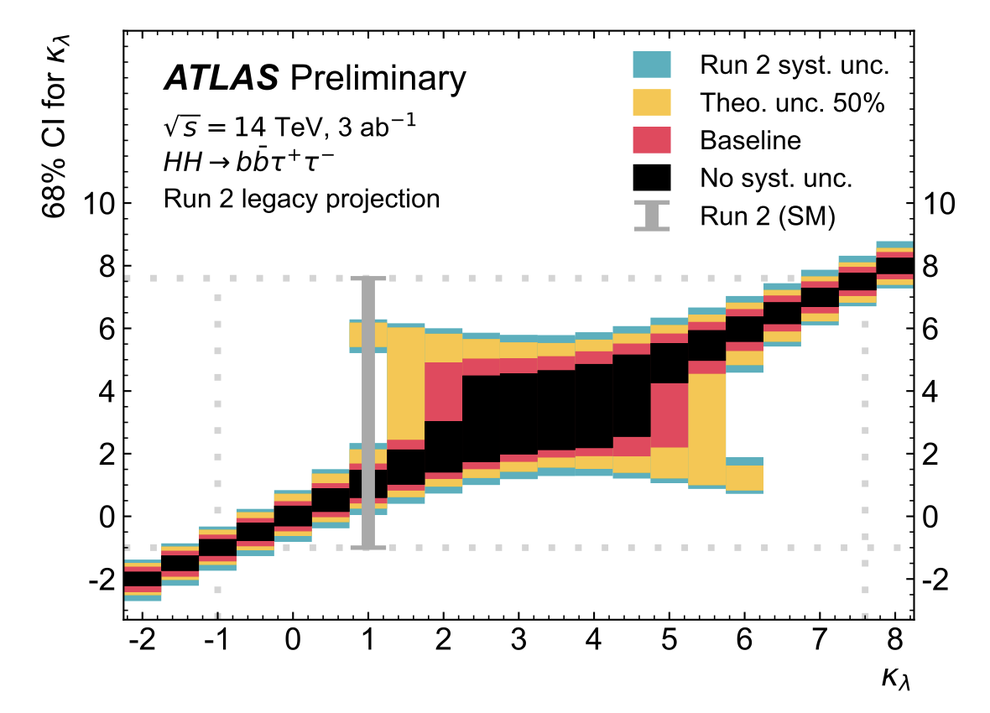
#> input picture HL-LHC_Kappa_Lambda_Uncertainties/Screenshot 2025-01-16 at 10.19.14.png, 990 x 713 px, shrunk from 1180 x 850 before the run
$ python HL-LHC_uncertainties.py
#> lines starting #> are read from the running program, lines starting #| are printed output that depends on the picture

import numpy as np
from scipy.interpolate import interp1d
import matplotlib.pyplot as plt
import matplotlib.image as mpimg

# Load the PNG image
image_path = 'Screenshot 2025-01-16 at 10.19.14.png'
img = mpimg.imread(image_path)
#> img is the input picture: shape (713, 990, 4) float32; mean R, G, B, A 0.909, 0.894, 0.881, 1

# Create a figure and axis
fig, ax = plt.subplots(figsize=(8, 7), dpi=300)

# Display the image as the background
ax.imshow(img, extent=[-4, 9.3, -6.5, 16.5], aspect='auto')  # Adjust extent to set the image coordinates

data_high = {
    "x":[-1.487,-0.986,-0.484,0.029,0.497,0.999,1.512,2.025,2.515,2.994,3.485,3.998,4.499,5.012,5.492,6.016,6.506,6.986,7.498,8.017],
    "y":[-1.091,-0.584,-0.022,0.486,1.02,1.688,2.437,4.922,5.056,5.029,5.109,5.269,5.51,5.831,6.205,6.579,7.033,7.488,7.915,8.423]
}

data_low = {
    "x":[-1.493,-0.987,-0.486,0.004,0.506,1.007,1.508,2.009,2.51,3.011,3.501,4.013,4.503,4.993,5.506,5.996,6.508,6.998,7.51,8.006],
    "y":[-1.893,-1.413,-0.933,-0.453,-0.027,0.453,0.853,1.227,1.493,1.733,1.893,1.92,1.92,2.187,4.56,5.253,5.867,6.48,7.013,7.547]
}


curve_high = interp1d(data_high["x"], data_high["y"], kind='linear', fill_value="extrapolate")
x_high = np.linspace(min(data_high["x"]), max(data_high["x"]), 100)  # Generate 100 points in the x range
y_high = curve_high(x_high)

curve_low = interp1d(data_low["x"], data_low["y"], kind='linear', fill_value="extrapolate")
x_low = np.linspace(min(data_low["x"]), max(data_low["x"]), 100)  # Generate 100 points in the x range
y_low = curve_low(x_low)

# Plot the original points and the interpolated curve
ax.scatter(data_high["x"], data_high["y"], color='tab:blue', label='Upper Limit')
ax.scatter(data_low["x"], data_low["y"], color='tab:orange', label='Lower Limit')
ax.plot(x_high, y_high, color='tab:blue', )
ax.plot(x_low, y_low, color='tab:orange', )
ax.legend()
ax.set_xlabel(r'$\kappa_{\lambda}$')
ax.set_ylabel(r'68\% $\kappa_{\lambda}$ Confidence Level')
ax.set_title('Linear Interpolation')
ax.grid()
# plt.show()
# fig.set_size_inches(40, 8)
fig.savefig("extrapolation.png", dpi=300, bbox_inches='tight', pad_inches=0.1)
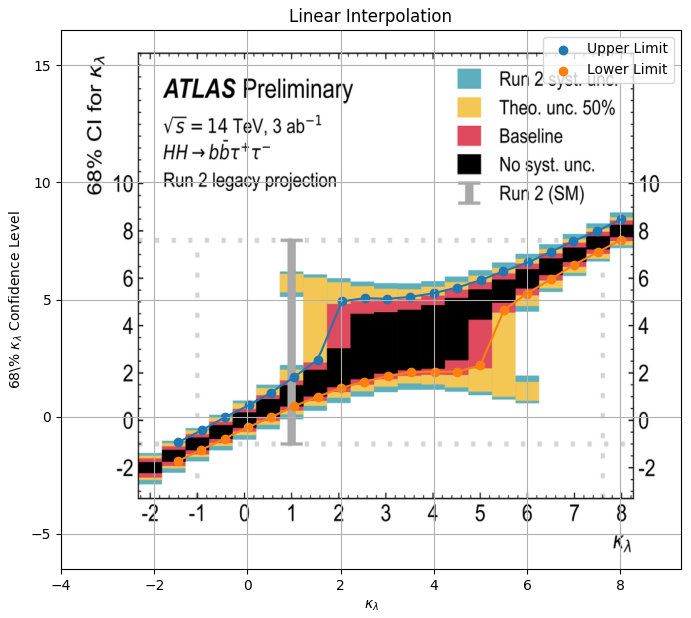
#> figure drawn by matplotlib, 1 panel


def uncertanties_high(lmbd):
    if lmbd < -1.5:
        lmbd = -1.5
    elif lmbd > 8.:
        lmbd = 8.
    sigma = (curve_high(lmbd) - lmbd)/2.
    return sigma

def uncertanties_low(lmbd):
    if lmbd < -1.5:
        lmbd = -1.5
    elif lmbd > 8.:
        lmbd = 8.
    sigma = (lmbd - curve_low(lmbd))/2.
    return sigma

BPs = ["BPB_2", "BPB_4", "BPB_6"]
lambdas_BPs = [
    2.3867362274064843,
    3.3446699219962595,
    4.332584967850238,
]

# uncertainties_BPs = [[uncertanties_low(lmbd), uncertanties_high(lmbd)] for lmbd in lambdas_BPs]
# print(uncertainties_BPs)

print(uncertanties_low(3.332584967850238+1))
print(uncertanties_high(3.332584967850238+1))
